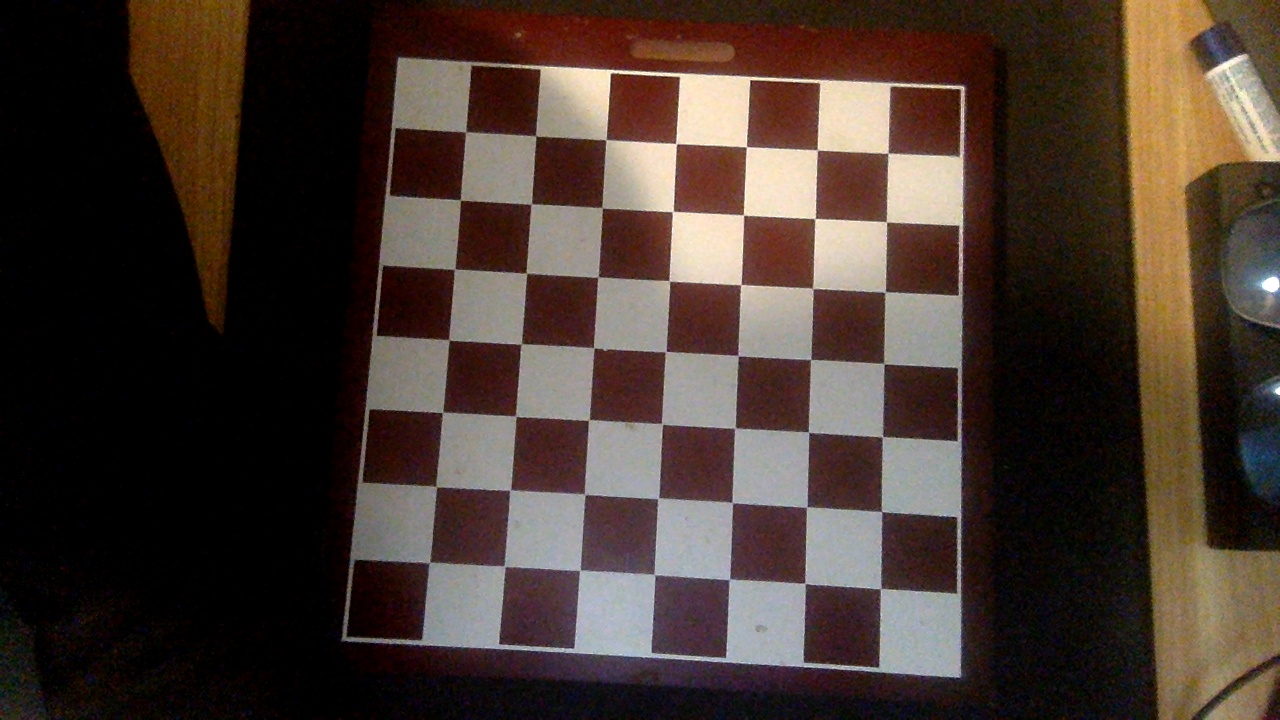
#> input picture ChessImages/board2.jpeg, 1280 x 720 px
$ python buildTraining.py
#> lines starting #> are read from the running program, lines starting #| are printed output that depends on the picture; after the words box and inside, x2 and y2 are one past the last pixel; in counts of white or black regions, pixels touching at a corner belong together
#> further down, frame is the input picture: shape (720, 1280, 3); mean B, G, R 48.7, 56.3, 70.8
import math
import cv2
import numpy as np
from keras.preprocessing.image import ImageDataGenerator, array_to_img, img_to_array, load_img
from numpy import pi, cos, sin

AUGMENTATION_LIMIT = 4
CANNY_LOW = 50
CANNY_HIGH = 255

def pol2cart(rho, theta):
    x = rho * np.cos(theta)
    y = rho * np.sin(theta)
    return x, y

def polSlope(theta):
    cosTheta = np.cos(theta)
    secSquaredTheta = (1 / (cosTheta * cosTheta))
    return np.tan(theta) + np.tan(theta) * secSquaredTheta

def trimLines(lines):
    angle_thresh = 10  # measured in degrees
    point_thresh = 40  # hough measured distance between points of two lines
    strongLines = [lines[0]]
    for line in lines:
        for sline in strongLines:
            rho1, theta1 = line[0], line[1]
            rho2, theta2 = sline[0], sline[1]
            if abs(rho1 - rho2) > point_thresh:
                continue
            deg1 = theta1 * 180 / pi
            deg2 = theta2 * 180 / pi
            if abs(deg1 - deg2) <= angle_thresh \
                or abs((deg1 - 360) - deg2) <= angle_thresh \
                    or abs((deg2 - 360) - deg1) <= angle_thresh:
                pass
    # redlines = np.delete(lines, toRemove).reshape(-1, 2)
    # return redlines


def processAndSaveImage(frame, augment, filename='./Training/board.jpeg'):
    # Convert to Grayscale
#> called with augment = 0, filename = './Training/board1.jpeg'
    mod_frame = cv2.cvtColor(frame, cv2.COLOR_BGR2GRAY)
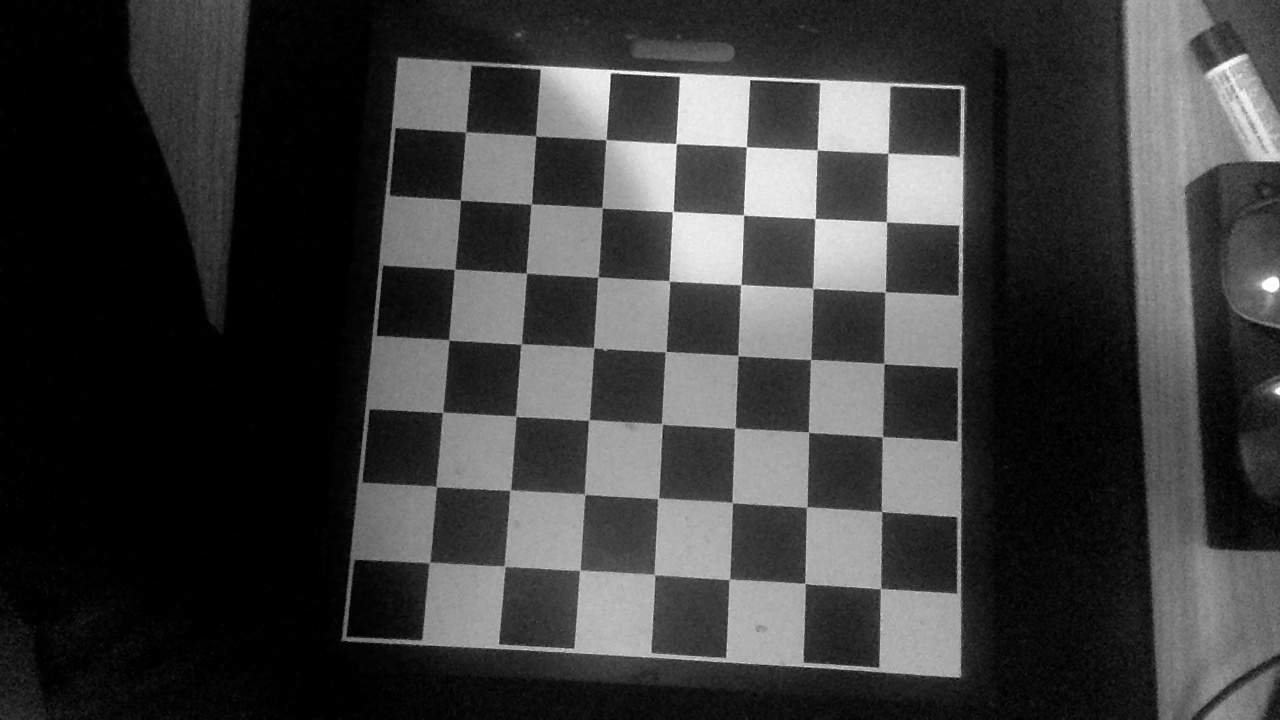
#> mod_frame: shape (720, 1280); min 0, max 255, mean 59.8
    # Apply Gaussian Blur to reduce noise
    mod_frame = cv2.GaussianBlur(mod_frame, (5, 5), 0)  # Alternative: cv2.medianBlur(img,5)
    # Apply Canny Edge Detection
    mod_frame = cv2.Canny(mod_frame, CANNY_LOW, CANNY_HIGH, L2gradient=True)
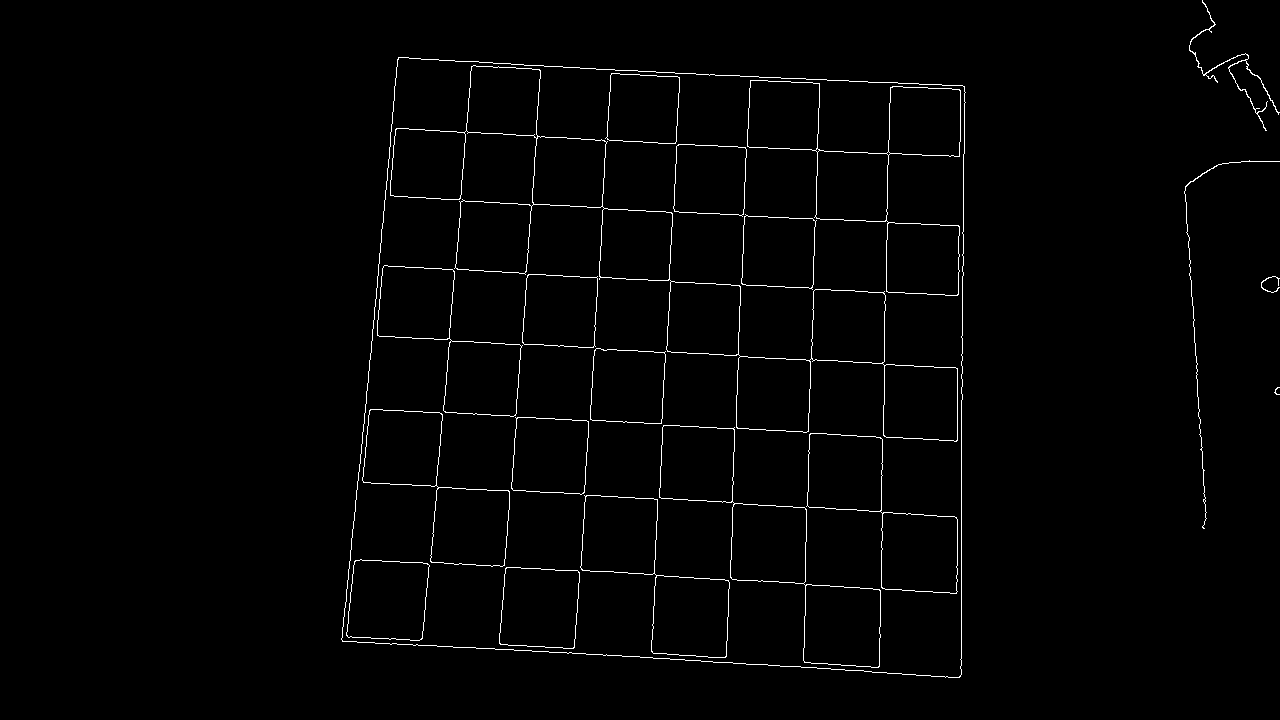
#> mod_frame: shape (720, 1280); 1.4% white in thin lines or dots, all inside (x1, y1, x2, y2) = (341, 0, 1280, 678)
    # Get thresholds from Image
    ret, thresh = cv2.threshold(mod_frame, 0, 255, cv2.THRESH_BINARY)  # + cv2.THRESH_OTSU
    # Use thresholds to find contours
    contours, hierarchy = cv2.findContours(thresh, cv2.RETR_TREE, cv2.CHAIN_APPROX_SIMPLE)
#> contours = 56 contours, 5 with area under 20; largest, box (x1, y1, x2, y2) and area: (341, 57, 966, 678) 347635, (341, 57, 966, 678) 347631, (390, 65, 958, 442) 44418, (747, 80, 961, 296) 19262, (659, 425, 881, 668) 16831
    # Add Contours to image
    cv2.drawContours(frame, contours, -1, (0, 255, 0), 2)
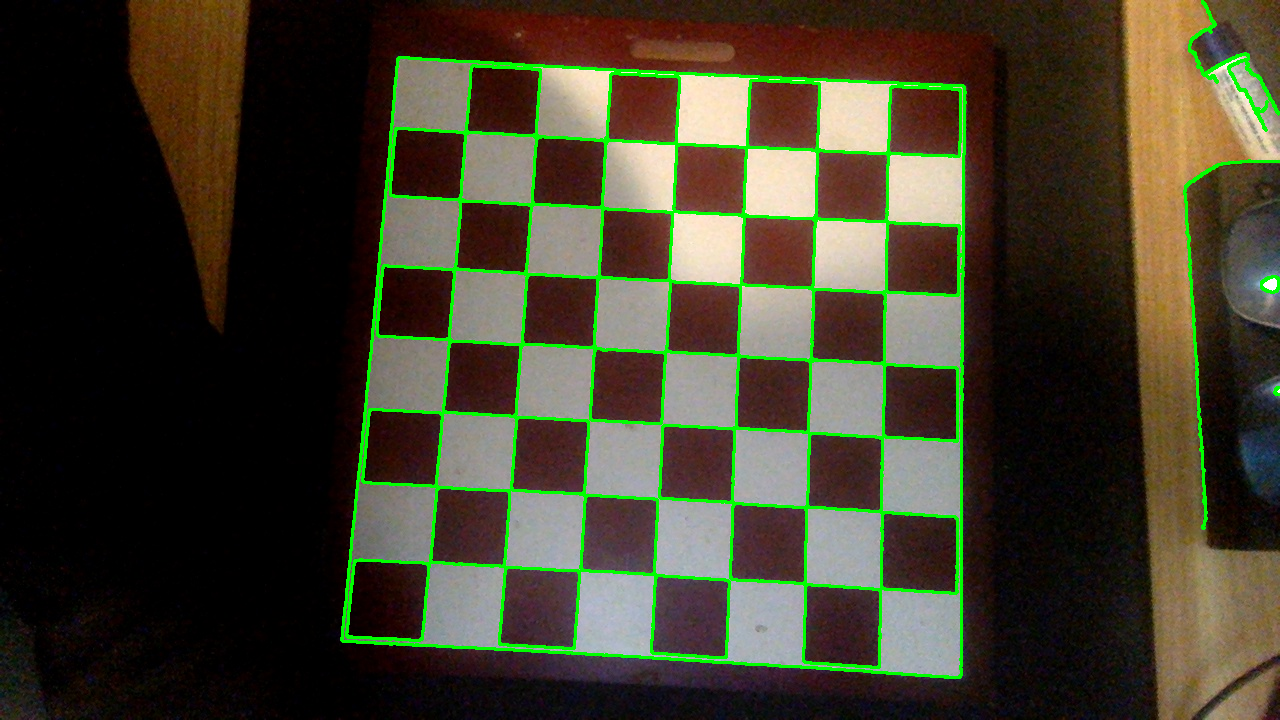
#> frame: shape (720, 1280, 3); 4.24% of pixels changed, all inside (x1, y1, x2, y2) = (340, 0, 1280, 679)

    # Image Augmentation to increase training set size
    if augment:
        print(f'Writing image {filename} plus {AUGMENTATION_LIMIT} augmentations')
        cv2.imwrite(filename, frame)
        datagen = ImageDataGenerator(
            rotation_range=40,
            width_shift_range=0.2,
            height_shift_range=0.2,
            shear_range=0.2,
            zoom_range=0.2,
            horizontal_flip=True,
            fill_mode='nearest')

        frame = img_to_array(frame)
        frame = frame.reshape((1,) + frame.shape)
        j = 0
        for _ in datagen.flow(frame, batch_size=1,
                                  save_to_dir='./Training', save_prefix='board', save_format='jpeg'):
            j += 1
            if j > AUGMENTATION_LIMIT:
                break
    else:
        print('Writing image ' + filename)
        cv2.imwrite(filename, frame)

if __name__ == "__main__":
    # [18 lines of commented-out code are left out]
    frame = cv2.imread('./ChessImages/board2.jpeg')
    processAndSaveImage(frame, 0, './Training/board1.jpeg')
